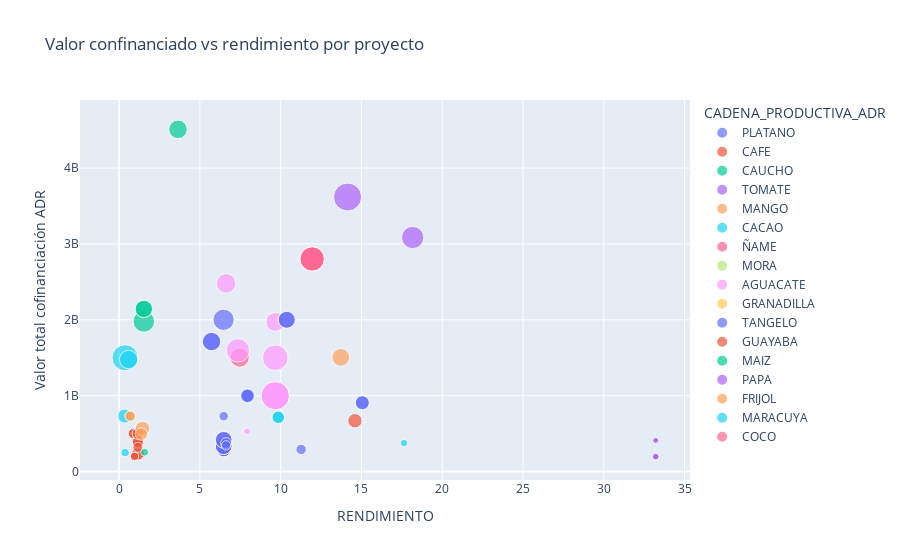

Notebook code cell kept with this figure:
### Code cell
import plotly.express as px
fig = px.scatter(PRUEBA, x='RENDIMIENTO', y='Valor total cofinanciación ADR', color='CADENA_PRODUCTIVA_ADR',
                 size='Total beneficiarios', hover_data=['BP','Departamento','Vigencia'], title = 'Valor confinanciado vs rendimiento por proyecto')
fig.show()

### Figure 1 — Plotly figure (JSON) as saved in the notebook; plotly's stock layout.template omitted (floating-point values rounded to 4 significant figures)
{"data": [{"customdata": [[6, "CHOCO", 2017], [44, "CHOCO", 2017], [44, "CHOCO", 2017], [77, "CHOCO", 2017], [77, "CHOCO", 2017], [100, "CORDOBA", 2017], [124, "BOLIVAR", 2017], [136, "CHOCO", 2017], [136, "CHOCO", 2017], [140, "CHOCO", 2017], [140, "CHOCO", 2017], [143, "CORDOBA", 2017], [150, "BOLÍVAR", 2018], [156, "META", 2017], [156, "META", 2017], [163, "CHOCO", 2017], [354, "CORDOBA", 2019], [252, "NORTE DE SANTANDER", 2017], [278, "NORTE DE SANTANDER", 2017], [719, "VICHADA", 2019], [719, "VICHADA", 2019], [744, "CALDAS", 2019]], "hovertemplate": "CADENA_PRODUCTIVA_ADR=PLATANO<br>RENDIMIENTO=%{x}<br>Valor total cofinanciación ADR=%{y}<br>Total beneficiarios=%{marker.size}<br>BP=%{customdata[0]}<br>Departamento=%{customdata[1]}<br>Vigencia=%{customdata[2]}<extra></extra>", "legendgroup": "PLATANO", "marker": {"color": "#636efa", "size": [35, 73, 73, 72, 72, 66, 200, 127, 127, 124, 124, 93, 94, 87, 87, 40, 79, 54, 39, 150, 150, 48], "sizemode": "area", "sizeref": 0.8825, "symbol": "circle"}, "mode": "markers", "name": "PLATANO", "orientation": "v", "showlegend": true, "type": "scatter", "x": [6.472, 6.472, 6.472, 6.472, 6.472, 7.947, 6.463, 6.472, 6.472, 6.472, 6.472, 7.947, null, 15.05, 15.05, 6.472, 7.947, 6.618, 6.618, 5.72, 5.72, 11.27], "xaxis": "x", "y": [250000000, 346452142, 346452142, 278014950, 278014950, 999993000, 2000000000, 336281247, 336281247, 418498400, 418498400, 1000000000, 977966000, 906940020, 906940020, 729547396, 997569966, 373952000, 345194000, 1713390566, 1713390566, 291926566], "yaxis": "y"}, {"customdata": [[17, "META", 2017], [23, "ANTIOQUIA", 2017], [31, "CAUCA", 2017], [80, "CALDAS", 2016], [94, "NARIÑO", 2016], [108, "HUILA", 2017], [114, "HUILA", 2017], [117, "HUILA", 2017], [129, "HUILA", 2017], [129, "HUILA", 2017], [142, "HUILA", 2017], [147, "TOLIMA", 2017], [147, "TOLIMA", 2017], [151, "HUILA", 2017], [552, "HUILA", 2017], [167, "LA_GUAJIRA", 2017], [307, "HUILA", 2017]], "hovertemplate": "CADENA_PRODUCTIVA_ADR=CAFE<br>RENDIMIENTO=%{x}<br>Valor total cofinanciación ADR=%{y}<br>Total beneficiarios=%{marker.size}<br>BP=%{customdata[0]}<br>Departamento=%{customdata[1]}<br>Vigencia=%{customdata[2]}<extra></extra>", "legendgroup": "CAFE", "marker": {"color": "#EF553B", "size": [40, 25, 51, 50, 40, 27, 35, 41, 70, 70, 53, 30, 30, 55, 45, 19, 60], "sizemode": "area", "sizeref": 0.8825, "symbol": "circle"}, "mode": "markers", "name": "CAFE", "orientation": "v", "showlegend": true, "type": "scatter", "x": [0.8454, 0.9961, 0.8982, 1.151, null, 1.161, 1.161, 1.161, 1.161, 1.161, 1.161, 0.9529, 0.9529, 1.161, 1.161, null, 1.161], "xaxis": "x", "y": [500000000, 401373250, 501204000, 500000000, 434216599, 353046000, 362280400, 412121840, 232852000, 232852000, 375495000, 200000000, 200000000, 392075000, 320175000, 284477000, 500057000], "yaxis": "y"}, {"customdata": [[25, "META", 2017]], "hovertemplate": "CADENA_PRODUCTIVA_ADR=CAUCHO<br>RENDIMIENTO=%{x}<br>Valor total cofinanciación ADR=%{y}<br>Total beneficiarios=%{marker.size}<br>BP=%{customdata[0]}<br>Departamento=%{customdata[1]}<br>Vigencia=%{customdata[2]}<extra></extra>", "legendgroup": "CAUCHO", "marker": {"color": "#00cc96", "size": [28], "sizemode": "area", "sizeref": 0.8825, "symbol": "circle"}, "mode": "markers", "name": "CAUCHO", "orientation": "v", "showlegend": true, "type": "scatter", "x": [1.576], "xaxis": "x", "y": [255000000], "yaxis": "y"}, {"customdata": [[48, "CAUCA", 2016], [48, "CAUCA", 2016], [48, "CAUCA", 2016], [66, "CAUCA", 2016], [66, "CAUCA", 2016], [123, "NARIÑO", 2017]], "hovertemplate": "CADENA_PRODUCTIVA_ADR=TOMATE<br>RENDIMIENTO=%{x}<br>Valor total cofinanciación ADR=%{y}<br>Total beneficiarios=%{marker.size}<br>BP=%{customdata[0]}<br>Departamento=%{customdata[1]}<br>Vigencia=%{customdata[2]}<extra></extra>", "legendgroup": "TOMATE", "marker": {"color": "#ab63fa", "size": [20, 20, 20, 16, 16, 62], "sizemode": "area", "sizeref": 0.8825, "symbol": "circle"}, "mode": "markers", "name": "TOMATE", "orientation": "v", "showlegend": true, "type": "scatter", "x": [33.22, 33.22, 33.22, 33.22, 33.22, null], "xaxis": "x", "y": [197000000, 197000000, 197000000, 410400000, 410400000, 1380752000], "yaxis": "y"}, {"customdata": [[49, "ATLANTICO", 2017]], "hovertemplate": "CADENA_PRODUCTIVA_ADR=MANGO<br>RENDIMIENTO=%{x}<br>Valor total cofinanciación ADR=%{y}<br>Total beneficiarios=%{marker.size}<br>BP=%{customdata[0]}<br>Departamento=%{customdata[1]}<br>Vigencia=%{customdata[2]}<extra></extra>", "legendgroup": "MANGO", "marker": {"color": "#FFA15A", "size": [140], "sizemode": "area", "sizeref": 0.8825, "symbol": "circle"}, "mode": "markers", "name": "MANGO", "orientation": "v", "showlegend": true, "type": "scatter", "x": [13.72], "xaxis": "x", "y": [1505613100], "yaxis": "y"}, {"customdata": [[68, "CHOCO", 2017], [132, "META", 2017], [165, "CHOCO", 2017], [378, "GUAINIA", 2017]], "hovertemplate": "CADENA_PRODUCTIVA_ADR=CACAO<br>RENDIMIENTO=%{x}<br>Valor total cofinanciación ADR=%{y}<br>Total beneficiarios=%{marker.size}<br>BP=%{customdata[0]}<br>Departamento=%{customdata[1]}<br>Vigencia=%{customdata[2]}<extra></extra>", "legendgroup": "CACAO", "marker": {"color": "#19d3f3", "size": [300, 148, 30, 90], "sizemode": "area", "sizeref": 0.8825, "symbol": "circle"}, "mode": "markers", "name": "CACAO", "orientation": "v", "showlegend": true, "type": "scatter", "x": [0.3672, 0.5861, 0.3672, 0.3433], "xaxis": "x", "y": [1500000000, 1476660080, 249869700, 731834400], "yaxis": "y"}, {"customdata": [[90, "MAGDALENA", 2017]], "hovertemplate": "CADENA_PRODUCTIVA_ADR=ÑAME<br>RENDIMIENTO=%{x}<br>Valor total cofinanciación ADR=%{y}<br>Total beneficiarios=%{marker.size}<br>BP=%{customdata[0]}<br>Departamento=%{customdata[1]}<br>Vigencia=%{customdata[2]}<extra></extra>", "legendgroup": "ÑAME", "marker": {"color": "#FF6692", "size": [160], "sizemode": "area", "sizeref": 0.8825, "symbol": "circle"}, "mode": "markers", "name": "ÑAME", "orientation": "v", "showlegend": true, "type": "scatter", "x": [7.467], "xaxis": "x", "y": [1500000000], "yaxis": "y"}, {"customdata": [[102, "NARIÑO", 2016]], "hovertemplate": "CADENA_PRODUCTIVA_ADR=MORA<br>RENDIMIENTO=%{x}<br>Valor total cofinanciación ADR=%{y}<br>Total beneficiarios=%{marker.size}<br>BP=%{customdata[0]}<br>Departamento=%{customdata[1]}<br>Vigencia=%{customdata[2]}<extra></extra>", "legendgroup": "MORA", "marker": {"color": "#B6E880", "size": [32], "sizemode": "area", "sizeref": 0.8825, "symbol": "circle"}, "mode": "markers", "name": "MORA", "orientation": "v", "showlegend": true, "type": "scatter", "x": [null], "xaxis": "x", "y": [500000000], "yaxis": "y"}, {"customdata": [[693, "CALDAS", 2016], [118, "CALDAS", 2017], [131, "CUNDINAMARCA", 2017], [318, "CALDAS", 2017], [318, "CALDAS", 2017], [183, "ANTIOQUIA", 2017], [264, "BOYACA", 2019]], "hovertemplate": "CADENA_PRODUCTIVA_ADR=AGUACATE<br>RENDIMIENTO=%{x}<br>Valor total cofinanciación ADR=%{y}<br>Total beneficiarios=%{marker.size}<br>BP=%{customdata[0]}<br>Departamento=%{customdata[1]}<br>Vigencia=%{customdata[2]}<extra></extra>", "legendgroup": "AGUACATE", "marker": {"color": "#FF97FF", "size": [291, 156, 170, 353, 353, 20, 241], "sizemode": "area", "sizeref": 0.8825, "symbol": "circle"}, "mode": "markers", "name": "AGUACATE", "orientation": "v", "showlegend": true, "type": "scatter", "x": [9.664, 9.664, 6.625, 9.664, 9.664, 7.916, 7.353], "xaxis": "x", "y": [1499984371, 1972185600, 2479938287, 999522000, 999522000, 530010000, 1598290566], "yaxis": "y"}, {"customdata": [[119, "NARIÑO", 2016]], "hovertemplate": "CADENA_PRODUCTIVA_ADR=GRANADILLA<br>RENDIMIENTO=%{x}<br>Valor total cofinanciación ADR=%{y}<br>Total beneficiarios=%{marker.size}<br>BP=%{customdata[0]}<br>Departamento=%{customdata[1]}<br>Vigencia=%{customdata[2]}<extra></extra>", "legendgroup": "GRANADILLA", "marker": {"color": "#FECB52", "size": [87], "sizemode": "area", "sizeref": 0.8825, "symbol": "circle"}, "mode": "markers", "name": "GRANADILLA", "orientation": "v", "showlegend": true, "type": "scatter", "x": [null], "xaxis": "x", "y": [868027011], "yaxis": "y"}, {"customdata": [[133, "SANTANDER", 2017], [133, "SANTANDER", 2017]], "hovertemplate": "CADENA_PRODUCTIVA_ADR=TANGELO<br>RENDIMIENTO=%{x}<br>Valor total cofinanciación ADR=%{y}<br>Total beneficiarios=%{marker.size}<br>BP=%{customdata[0]}<br>Departamento=%{customdata[1]}<br>Vigencia=%{customdata[2]}<extra></extra>", "legendgroup": "TANGELO", "marker": {"color": "#636efa", "size": [128, 128], "sizemode": "area", "sizeref": 0.8825, "symbol": "circle"}, "mode": "markers", "name": "TANGELO", "orientation": "v", "showlegend": true, "type": "scatter", "x": [10.38, 10.38], "xaxis": "x", "y": [2000000000, 2000000000], "yaxis": "y"}, {"customdata": [[144, "META", 2017]], "hovertemplate": "CADENA_PRODUCTIVA_ADR=GUAYABA<br>RENDIMIENTO=%{x}<br>Valor total cofinanciación ADR=%{y}<br>Total beneficiarios=%{marker.size}<br>BP=%{customdata[0]}<br>Departamento=%{customdata[1]}<br>Vigencia=%{customdata[2]}<extra></extra>", "legendgroup": "GUAYABA", "marker": {"color": "#EF553B", "size": [92], "sizemode": "area", "sizeref": 0.8825, "symbol": "circle"}, "mode": "markers", "name": "GUAYABA", "orientation": "v", "showlegend": true, "type": "scatter", "x": [14.6], "xaxis": "x", "y": [669701000], "yaxis": "y"}, {"customdata": [[148, "BOLIVAR", 2017], [157, "BOLIVAR", 2017], [157, "BOLIVAR", 2017], [168, "VALLE DEL CAUCA", 2018]], "hovertemplate": "CADENA_PRODUCTIVA_ADR=MAIZ<br>RENDIMIENTO=%{x}<br>Valor total cofinanciación ADR=%{y}<br>Total beneficiarios=%{marker.size}<br>BP=%{customdata[0]}<br>Departamento=%{customdata[1]}<br>Vigencia=%{customdata[2]}<extra></extra>", "legendgroup": "MAIZ", "marker": {"color": "#00cc96", "size": [205, 133, 133, 151], "sizemode": "area", "sizeref": 0.8825, "symbol": "circle"}, "mode": "markers", "name": "MAIZ", "orientation": "v", "showlegend": true, "type": "scatter", "x": [1.527, 1.527, 1.527, 3.645], "xaxis": "x", "y": [1979133000, 2143671000, 2143671000, 4510439997], "yaxis": "y"}, {"customdata": [[149, "BOYACA", 2017], [2085, "CUNDINAMARCA", 2019]], "hovertemplate": "CADENA_PRODUCTIVA_ADR=PAPA<br>RENDIMIENTO=%{x}<br>Valor total cofinanciación ADR=%{y}<br>Total beneficiarios=%{marker.size}<br>BP=%{customdata[0]}<br>Departamento=%{customdata[1]}<br>Vigencia=%{customdata[2]}<extra></extra>", "legendgroup": "PAPA", "marker": {"color": "#ab63fa", "size": [347, 220], "sizemode": "area", "sizeref": 0.8825, "symbol": "circle"}, "mode": "markers", "name": "PAPA", "orientation": "v", "showlegend": true, "type": "scatter", "x": [14.14, 18.17], "xaxis": "x", "y": [3618584000, 3085065566], "yaxis": "y"}, {"customdata": [[311, "CUNDINAMARCA", 2017], [382, "CESAR", 2019], [382, "CESAR", 2019], [285, "NORTE DE SANTANDER", 2017]], "hovertemplate": "CADENA_PRODUCTIVA_ADR=FRIJOL<br>RENDIMIENTO=%{x}<br>Valor total cofinanciación ADR=%{y}<br>Total beneficiarios=%{marker.size}<br>BP=%{customdata[0]}<br>Departamento=%{customdata[1]}<br>Vigencia=%{customdata[2]}<extra></extra>", "legendgroup": "FRIJOL", "marker": {"color": "#FFA15A", "size": [93, 48, 48, 69], "sizemode": "area", "sizeref": 0.8825, "symbol": "circle"}, "mode": "markers", "name": "FRIJOL", "orientation": "v", "showlegend": true, "type": "scatter", "x": [1.445, 0.6852, 0.6852, 1.38], "xaxis": "x", "y": [566214100, 731059536, 731059536, 494040000], "yaxis": "y"}, {"customdata": [[346, "ARAUCA", 2018], [371, "NARIÑO", 2018], [371, "NARIÑO", 2018], [371, "NARIÑO", 2018], [276, "NORTE DE SANTANDER", 2018], [276, "NORTE DE SANTANDER", 2018]], "hovertemplate": "CADENA_PRODUCTIVA_ADR=MARACUYA<br>RENDIMIENTO=%{x}<br>Valor total cofinanciación ADR=%{y}<br>Total beneficiarios=%{marker.size}<br>BP=%{customdata[0]}<br>Departamento=%{customdata[1]}<br>Vigencia=%{customdata[2]}<extra></extra>", "legendgroup": "MARACUYA", "marker": {"color": "#19d3f3", "size": [25, 37, 37, 37, 69, 69], "sizemode": "area", "sizeref": 0.8825, "symbol": "circle"}, "mode": "markers", "name": "MARACUYA", "orientation": "v", "showlegend": true, "type": "scatter", "x": [17.63, null, null, null, 9.851, 9.851], "xaxis": "x", "y": [375523000, 533630234, 533630234, 533630234, 715210000, 715210000], "yaxis": "y"}, {"customdata": [[619, "VALLE DEL CAUCA", 2019], [619, "VALLE DEL CAUCA", 2019], [619, "VALLE DEL CAUCA", 2019]], "hovertemplate": "CADENA_PRODUCTIVA_ADR=COCO<br>RENDIMIENTO=%{x}<br>Valor total cofinanciación ADR=%{y}<br>Total beneficiarios=%{marker.size}<br>BP=%{customdata[0]}<br>Departamento=%{customdata[1]}<br>Vigencia=%{customdata[2]}<extra></extra>", "legendgroup": "COCO", "marker": {"color": "#FF6692", "size": [262, 262, 262], "sizemode": "area", "sizeref": 0.8825, "symbol": "circle"}, "mode": "markers", "name": "COCO", "orientation": "v", "showlegend": true, "type": "scatter", "x": [11.95, 11.95, 11.95], "xaxis": "x", "y": [2801926566, 2801926566, 2801926566], "yaxis": "y"}], "layout": {"legend": {"itemsizing": "constant", "title": {"text": "CADENA_PRODUCTIVA_ADR"}, "tracegroupgap": 0}, "title": {"text": "Valor confinanciado vs rendimiento por proyecto"}, "xaxis": {"anchor": "y", "domain": [0, 1], "title": {"text": "RENDIMIENTO"}}, "yaxis": {"anchor": "x", "domain": [0, 1], "title": {"text": "Valor total cofinanciación ADR"}}}}
